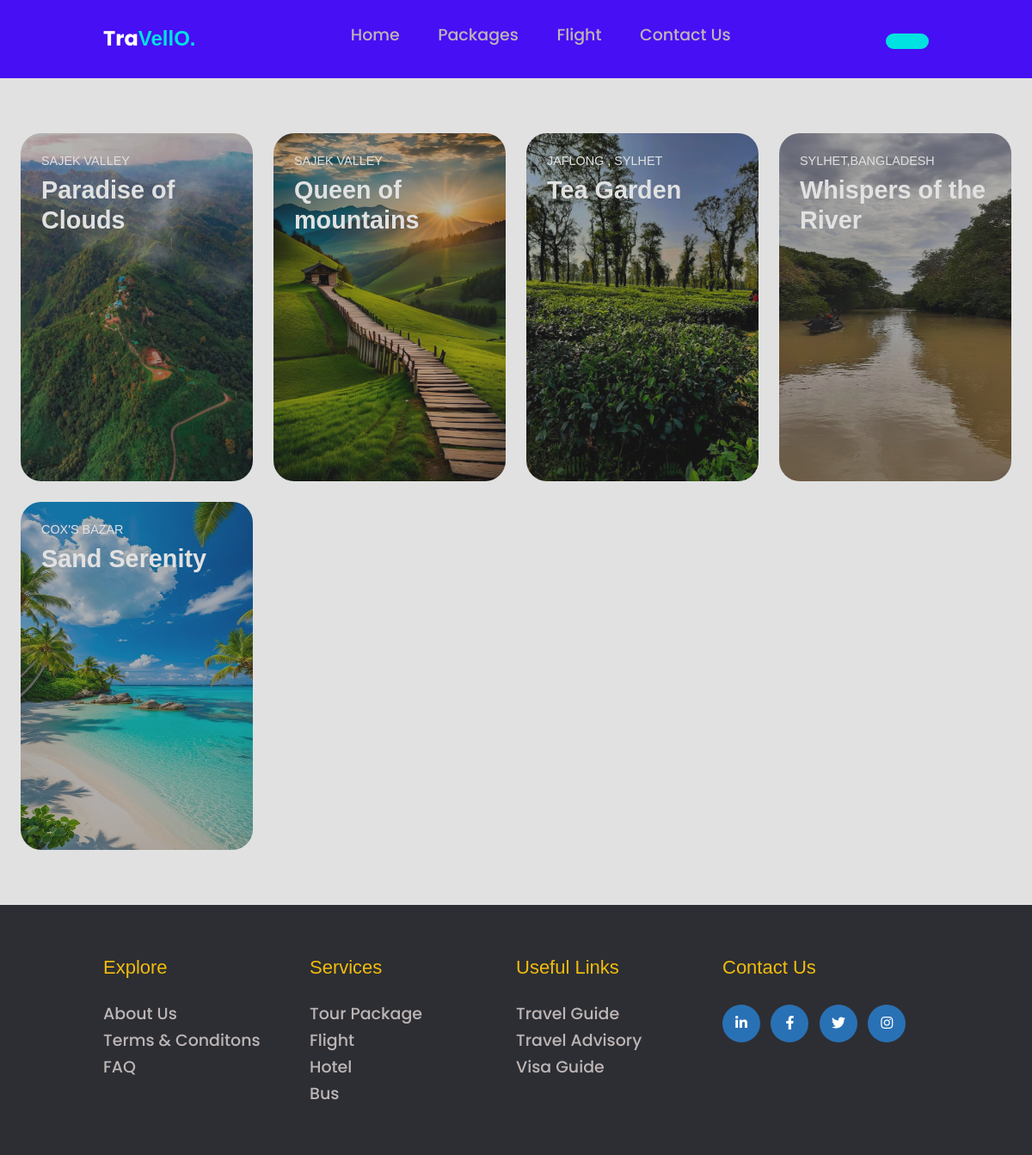
Page /packages/ on the committed database.
### Tour/models.py (models this page shows, shortened)
class Package(models.Model):
    title = models.CharField(max_length=100)
    destination = models.ForeignKey(Destination, on_delete=models.CASCADE)
    price = models.DecimalField(max_digits=10,decimal_places=2)
    duration = models.IntegerField()
    description = models.TextField(blank=True,null=True)
    image = models.ImageField(upload_to='tour/package',blank=True,null=True)

class Destination(models.Model):
    name = models.CharField(max_length=100)
    def __str__(self):
        return self.name

### Tour/views.py (the view)
# urls.py: path('packages/',t_views.package, name = "packages"),
def package(request):
    package = Package.objects.all()
    context = {
        'package': package,
    }
    return render (request,template_name='tour/packages.html',context = context)

### template/tour/packages.html (shortened to what this page needs)
{% extends 'base.html' %}
{% load static %}
{% block content %}
<section class="container">
  <div class="card-grid">
    {%for i in package %}
    <a class="card" href="{% url 'package_details' i.id %}">
      <div class="background">
        <img src="{{i.image.url}}" alt="img" class="package-image">
      </div>
      <div class="content">
        <p class="category">{{i.destination}}</p>
        <h3 class="heading">{{i.title}}</h3>
      </div>
    </a>
    {% endfor%}
    <div>
</section>
{% endblock %}

### static/base/footer.css (style rules this page uses)
* { margin: 0; padding: 0; box-sizing: border-box; font-family: sans-serif; line-height: 1.2; }
body { display: flex; flex-direction: column; height: 100vh; background-color: #bbbbbb; }

### static/base/navbar.css (style rules this page uses)
li,a ,button { font-family: "Poppins", serif; font-weight: 500; font-size: 16px; color: #edf0f1; text-decoration: none; }

### static/package/package.css (style rules this page uses)
* { border: 0; margin: 0; padding: 0; box-sizing: border-box; }
.container { align-items: flex-start; display: flex; min-height: 100%; justify-content: center; padding: 64px 24px; }
.card-grid { display: grid; grid-column-gap: 24px; grid-row-gap: 24px; max-width: 1200px; width: 100%; }
@media (min-width: 540px) { .card-grid { grid-template-columns: repeat(2, 1fr); } }
@media (min-width: 960px) { .card-grid { grid-template-columns: repeat(4, 1fr); } }
.card { position: relative; }
.card:before { content: ''; display: block; padding-bottom: 150%; width: 100%; }
.background { background-position: center; background-size: cover; border-radius: 24px; bottom: 0; filter: brightness(0.75) saturate(1.2) contrast(0.85); left: 0; position: absolute; right: 0; top: 0; transition: filter 200ms linear, transform 200ms linear; }
.package-image { width: 100%; height: 100%; border-radius: 24px; }
.content { padding: 24px; position: absolute; top: 0; }
.category { color: #e1e1e1; font-size: 0.9rem; margin-bottom: 8px; text-transform: uppercase; }
.heading { color: #e1e1e1; font-size: 1.8rem; }

### rows in the picture
Package: image (picture), destination "SAJEK VALLEY", title "Paradise of Clouds"
Package: image (picture), destination "SAJEK VALLEY", title "Queen of mountains"
Package: image (picture), destination "JAFLONG , SYLHET", title "Tea Garden"
Package: image (picture), destination "SYLHET,BANGLADESH", title "Whispers of the River"
Package: image (picture), destination "COX'S BAZAR", title "Sand Serenity"
